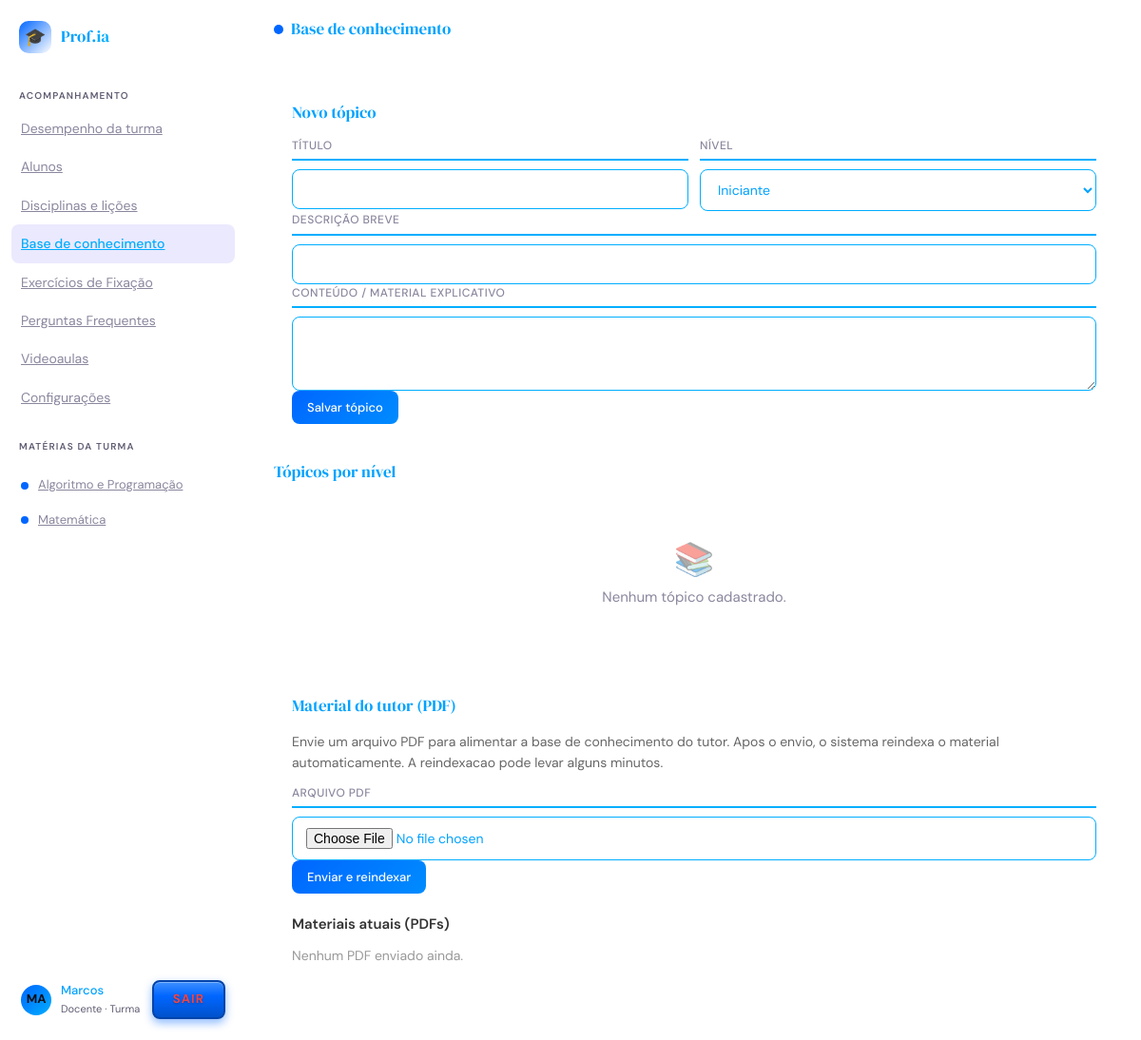
/professor/conteudo/ (signed in), run on the app's committed database.
### src/frontend/app/models/disciplina.py (models this page shows, shortened)
class Disciplina(models.Model):
    nome = models.CharField("Nome", max_length=80, unique=True)
    descricao = models.TextField("Descricao", blank=True)
    icone = models.CharField("Icone", max_length=10, blank=True)
    cor_primaria = models.CharField(
        "Cor primaria",
        max_length=40,
        default="#1a73e8",
    )
    prompt_sistema = models.TextField(
        "Prompt do sistema",
        blank=True,
    )
    ordem = models.SmallIntegerField("Ordem", default=0)
    ativa = models.BooleanField("Ativa", default=True)
    criado_em = models.DateTimeField("Criado em", auto_now_add=True)
    class Meta:
        verbose_name = "Disciplina"
        verbose_name_plural = "Disciplinas"
        ordering = ["ordem", "nome"]

### src/frontend/app/models/usuarios.py (models this page shows, shortened)
class Usuario(AbstractUser):
    class Papel(models.TextChoices):
        ALUNO = "aluno", "Aluno"
        PROFESSOR = "professor", "Professor"
    papel = models.CharField(
        max_length=20,
        choices=Papel.choices,
        default=Papel.ALUNO,
        verbose_name="Papel",
        help_text="Define o tipo de acesso do usuário no sistema.",
    )
    primeiro_acesso = models.BooleanField(
        default=True,
        verbose_name="Primeiro acesso",
        help_text=(
            "Quando verdadeiro, o usuário é obrigado a trocar a senha "
            "no próximo login. Usado principalmente para professores "
            "cadastrados pelo administrador com senha temporária."
        ),
    )
    identificador_aluno = models.CharField(
        max_length=50,
        blank=True,
        null=True,
        unique=True,
        verbose_name="Identificador do aluno (Grupo 1)",
        help_text=(
            "Vínculo com o registro do aluno no backend do Grupo 1. "
            "Usado nas chamadas à API, por exemplo /api/desempenho/<id>/. "
            "Deixar em branco para professores."
        ),
    )
    class Tema(models.TextChoices):
        CLARO = "claro", "Claro"
        ESCURO = "escuro", "Escuro"
    tema = models.CharField(
        max_length=10,
        choices=Tema.choices,
        default=Tema.CLARO,
        verbose_name="Tema do site",
        help_text="Aparência escolhida pelo usuário (claro ou escuro).",
    )
    notificacoes_email = models.BooleanField(
        default=True,
        verbose_name="Notificações por e-mail",
        help_text="Receber avisos de novas conquistas, quizzes e atividades por e-mail.",
    )
    class Avatar(models.TextChoices):
        AZUL = "azul", "Azul"
        VERDE = "verde", "Verde"
        ROXO = "roxo", "Roxo"
        LARANJA = "laranja", "Laranja"
        ROSA = "rosa", "Rosa"
    avatar_cor = models.CharField(
        max_length=10,
        choices=Avatar.choices,
        default=Avatar.AZUL,
        verbose_name="Cor do avatar",
        help_text="Cor do círculo com as iniciais exibido na barra lateral.",
    )
    reduzir_animacoes = models.BooleanField(
        default=False,
        verbose_name="Reduzir animações",
        help_text="Desativa transições e animações da interface (acessibilidade).",
    )
    turma_nome = models.CharField(
        max_length=100,
        blank=True,
        default="",
        verbose_name="Turma (professor)",
        help_text="Nome da turma exibido no painel do professor.",
    )
    class Turno(models.TextChoices):
        MANHA = "manha", "Manhã"
        TARDE = "tarde", "Tarde"
        NOITE = "noite", "Noite"
        INTEGRAL = "integral", "Integral"
    turma_turno = models.CharField(
        max_length=10,
        choices=Turno.choices,
        blank=True,
        default="",
        verbose_name="Turno da turma (professor)",
    )
    turma_codigo = models.CharField(
        max_length=30,
        blank=True,
        default="",
        verbose_name="Código da turma (professor)",
        help_text="Código ou identificador interno da turma, se houver.",
    )
    disciplina_atual = models.ForeignKey(
        "app.Disciplina",
        null=True,
        blank=True,
        on_delete=models.SET_NULL,
        related_name="alunos",
        verbose_name="Disciplina atual",
        help_text="Disciplina à qual o aluno está vinculado.",
    )
    class Meta:
        db_table = "usuario"
        verbose_name = "Usuário"
        verbose_name_plural = "Usuários"
        ordering = ["username"]
    @property
    def eh_aluno(self) -> bool:
        return self.papel == self.Papel.ALUNO
    @property
    def eh_professor(self) -> bool:
        return self.papel == self.Papel.PROFESSOR

### src/frontend/app/views.py (the view, shortened to what this page needs)
# urls.py: path("professor/conteudo/", views.gestao_conteudo, name="gestao_conteudo"),
@professor_required
def gestao_conteudo(request):
    ctx = base_ctx(request, "conteudo")
    if not STI_OK:
        ctx["por_nivel"] = por_nivel
    ctx["pdfs_material"] = _listar_pdfs_raw()
    return render(request, "professor/conteudo.html", ctx)

### src/frontend/app/views.py (called while the page is built)
def professor_required(view):
    @wraps(view)
    @login_required
    def wrapper(request, *args, **kwargs):
        if not request.user.eh_professor:
            messages.error(request, "Area exclusiva de professores.")
            return redirect("dashboard_aluno")
        return view(request, *args, **kwargs)
    return wrapper

def _iniciais(user):
    base = (user.first_name or user.username or "?").strip()
    partes = base.split()
    if len(partes) >= 2:
        return (partes[0][0] + partes[1][0]).upper()
    return base[:2].upper()

def base_ctx(request, active_nav):
    ctx = {
        "active_nav": active_nav,
        "disciplinas": list(Disciplina.objects.filter(ativa=True)),
        "avatar_iniciais": _iniciais(request.user),
        "avatar_cor": "linear-gradient(135deg,#0066ff,#00aeff)",
    }
    if request.user.eh_aluno:
        nivel = _nivel_do(request.user)
        total = nivel.xp_total + max(1, nivel.xp_proximo_nivel)
        ctx.update({
            "nivel": nivel,
            "xp_pct": min(100, int(nivel.xp_total * 100 / total)),
            "xp_faltante": nivel.xp_proximo_nivel,
            "proximo_nivel": nivel.nivel + 1,
        })
    else:
        ctx["turma_nome"] = request.user.turma_nome or "Turma"
    return ctx

def _listar_pdfs_raw():
    import os
    pasta = os.path.join("data", "raw")
    try:
        return sorted(
            f for f in os.listdir(pasta)
            if f.lower().endswith(".pdf")
        )
    except FileNotFoundError:
        return []

### src/frontend/templates/professor/conteudo.html (shortened to what this page needs)
{% extends "base.html" %}
{% block page_title %}Base de conhecimento{% endblock %}
{% block body %}
<div class="panel-body">
  <div class="form-card">
    <div class="panel-section-head"><h3>Novo tópico</h3></div>
    <form method="post" action="{% url 'gestao_conteudo' %}">
      <div class="grid-2">
        <div class="form-group">
          <label class="form-label">Título</label>
          <input class="form-input" name="titulo" required />
        </div>
        <div class="form-group">
          <label class="form-label">Nível</label>
          <select class="form-input" name="nivel">
            <option value="iniciante">Iniciante</option>
          </select>
        </div>
      </div>
      <div class="form-group">
        <label class="form-label">Descrição breve</label>
        <input class="form-input" name="descricao" />
      </div>
      <div class="form-group">
        <label class="form-label">Conteúdo / material explicativo</label>
        <textarea class="form-input" name="conteudo" rows="3"></textarea>
      </div>
      <button class="btn btn-primary" type="submit">Salvar tópico</button>
    </form>
  </div>
  <div class="panel-section">
    <div class="panel-section-head"><h3>Tópicos por nível</h3></div>
    {% for nivel, lista in por_nivel.items %}
    <div class="perf-block-title" style="margin:14px 0 8px;">{{ nivel }}</div>
    <div class="cards-grid">
      {% for c in lista %}
      <div class="tile">
        <div class="tile-title">{{ c.titulo }}</div>
        <div class="tile-desc">{{ c.descricao|default:c.conteudo|truncatewords:20 }}</div>
        <div class="tile-foot"><span class="tag">ordem {{ c.ordem }}</span>{% if not c.ativo %}<span class="tag risk">Inativo</span>{% endif %}</div>
      </div>
      {% endfor %}
    </div>
    {% empty %}
    <div class="empty"><div class="empty-ico">📚</div><p>Nenhum tópico cadastrado.</p></div>
    {% endfor %}
  </div>
  <div class="form-card">
    <div class="panel-section-head"><h3>Material do tutor (PDF)</h3></div>
    <p style="margin:0 0 12px; color:#666; font-size:14px;">
      Envie um arquivo PDF para alimentar a base de conhecimento do tutor.
      Apos o envio, o sistema reindexa o material automaticamente.
      A reindexacao pode levar alguns minutos.
    </p>
    <form method="post"
          action="{% url 'upload_material_rag' %}"
          enctype="multipart/form-data"
          id="form-upload-pdf"
          onsubmit="mostrarReindexando()">
      <div class="form-group">
        <label class="form-label">Arquivo PDF</label>
        <input class="form-input" type="file" name="material_pdf"
               accept="application/pdf" required />
      </div>
      <button class="btn btn-primary" type="submit" id="btn-upload">
        Enviar e reindexar
      </button>
    </form>
    <div style="margin-top:20px;">
      <div style="font-weight:600; color:#333; margin-bottom:10px;">
        Materiais atuais (PDFs)
      </div>
      {% if pdfs_material %}
      <div style="display:flex; flex-direction:column; gap:8px;">
        {% for pdf in pdfs_material %}
        <div style="display:flex; align-items:center; justify-content:space-between;
                    padding:10px 12px; background:#f7f7f7; border-radius:6px;">
          <span style="font-size:14px; color:#333;">{{ pdf }}</span>
          <form method="post"
                action="{% url 'remover_material_rag' %}"
                onsubmit="return confirmarRemocao('{{ pdf }}')"
                style="margin:0;">
            {% csrf_token %}
            <input type="hidden" name="nome_pdf" value="{{ pdf }}" />
            <button type="submit"
                    style="background:#dc2626; color:#fff; border:none;
                           padding:6px 12px; border-radius:5px; cursor:pointer;
                           font-size:13px;">
              Remover
            </button>
          </form>
        </div>
        {% endfor %}
      </div>
      {% else %}
      <div style="font-size:14px; color:#999;">
        Nenhum PDF enviado ainda.
      </div>
      {% endif %}
    </div>
  </div>
</div>
{% endblock %}

### src/frontend/templates/base.html (shortened to what this page needs)
{% load static %}
<!DOCTYPE html>
<html lang="pt-BR" data-theme="{{ request.user.tema|default:'claro' }}">
<head>
<link rel="stylesheet" href="{% static 'css/app.css' %}" />
</head>
<body>
<div class="app visible" id="appShell">
  <aside class="sidebar">
    <div class="sidebar-logo">
      <div class="logo-icon">🎓</div>
      <div class="logo-text">Prof.<span>ia</span></div>
    </div>
    {% if request.user.eh_professor %}
    <div class="sidebar-section">
      <div class="sidebar-label">Acompanhamento</div>
      <a class="nav-item {% if active_nav == 'dashboard' %}active{% endif %}" href="{% url 'dashboard_professor' %}">Desempenho da turma</a>
      <a class="nav-item {% if active_nav == 'alunos' %}active{% endif %}" href="{% url 'cadastro_alunos' %}">Alunos</a>
      <a class="nav-item {% if active_nav == 'disciplinas' %}active{% endif %}" href="{% url 'gestao_disciplinas' %}">Disciplinas e lições</a>
      <a class="nav-item {% if active_nav == 'conteudo' %}active{% endif %}" href="{% url 'gestao_conteudo' %}">Base de conhecimento</a>
      <a class="nav-item {% if active_nav == 'quizzes' %}active{% endif %}" href="{% url 'gestao_quizzes' %}">Exercícios de Fixação</a>
      <a class="nav-item {% if active_nav == 'qa' %}active{% endif %}" href="{% url 'gestao_qa' %}">Perguntas Frequentes</a>
      <a class="nav-item {% if active_nav == 'videoaulas' %}active{% endif %}" href="{% url 'gestao_videoaulas' %}">Videoaulas</a>
      <a class="nav-item {% if active_nav == 'configuracoes' %}active{% endif %}" href="{% url 'configuracoes_professor' %}">Configurações</a>
    </div>
    {% endif %}
    <div class="sidebar-section" style="padding-bottom:8px;">
      <div class="sidebar-label">{% if request.user.eh_professor %}Matérias da turma{% else %}Matérias{% endif %}</div>
    </div>
    <div class="subjects-list">
      {% for d in disciplinas %}
      <a class="subject-item {% if d.id == disciplina_ativa_id %}active{% endif %}"
         href="{% if request.user.eh_professor %}{% url 'gestao_disciplinas' %}{% else %}{% url 'chat_aluno' %}?disciplina={{ d.id }}{% endif %}">
        <span class="subject-dot" style="background:{{ d.cor_primaria }}"></span>
        {{ d.nome }}
      </a>
      {% empty %}
      <div class="field-hint" style="padding:0 4px;">Nenhuma matéria cadastrada.</div>
      {% endfor %}
    </div>
    <div class="sidebar-footer">
      <div class="user-card">
        <div class="user-avatar-wrap">
          <div class="user-avatar" style="background:{{ avatar_cor|default:'linear-gradient(135deg,#4ade80,#22d3ee)' }}">{{ avatar_iniciais }}</div>
        </div>
        <div style="flex:1;min-width:0;">
          <div class="user-name">{{ request.user.first_name|default:request.user.username }}</div>
          {% if request.user.eh_professor %}
          <div class="user-level">Docente · {{ turma_nome|default:"Turma" }}</div>
          {% else %}
          <div class="user-level" id="sidebarNivelTxt">Nível {{ nivel.nivel|default:1 }} · {{ nivel.xp_total|default:0 }} XP</div>
          <div class="xp-bar"><div class="xp-fill" id="sidebarXpFill" style="width:{{ xp_pct|default:0 }}%"></div></div>
          {% endif %}
        </div>
        <a class="logout-btn" href="{% url 'sair' %}" title="Sair">Sair</a>
      </div>
    </div>
  </aside>
  <main class="main">
    {% block topbar %}
    <div class="topbar">
      <div class="topbar-subject">
        <div class="dot" style="background:var(--accent)"></div>
        <h2>{% block page_title %}Plataforma{% endblock %}</h2>
      </div>
    </div>
    {% endblock %}
    {% block body %}{% endblock %}
  </main>
</div>
</body>
</html>

### data on the page
Disciplina: nome "Algoritmo e Programação"
Disciplina: nome "Matemática"
Usuario: user.first_name "Marcos"

### other printed values
{{ avatar_iniciais }} "MA"
{{ turma_nome|default:"Turma" }} "Turma"
